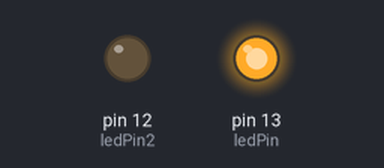
The sketch below on a simulated Arduino Uno, built with avr-gcc and run on an emulated ATmega328P. On the bench: output pins drawn as LEDs (lit = HIGH).

Above: at 0.5 s.
At 2.2 s:
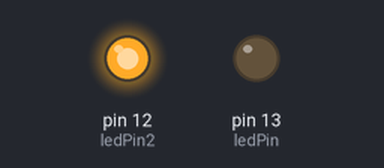
At 4.5 s:
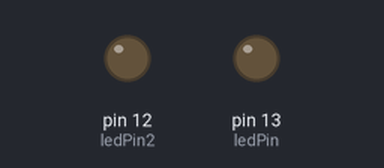
Timing chart, 0 to 6.9 s (numbered marks = the images above):
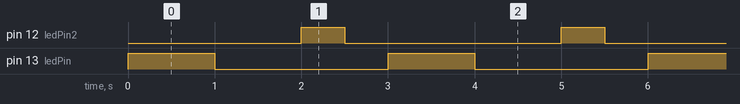

Measured:
- by itself, pin 12 (ledPin2): alternates HIGH for 0.50 s and LOW for 2.5 s
- by itself, pin 13 (ledPin): alternates HIGH for 1.0 s and LOW for 2.0 s
- by itself, everything shown: repeats every 3.0 s, in 4 steps

The sketch:

first.ino
```cpp
//this batch of code makes two leds blink at different time intervals


void setup(){

int ledPin=13;
pinMode(ledPin,OUTPUT);

int ledPin2 = 12;
pinMode(ledPin2, OUTPUT);
}

void loop() {

int ledPin=13;
int ledPin2=12;

digitalWrite(ledPin, HIGH);
delay(1000);
digitalWrite(ledPin, LOW);
delay(1000);

digitalWrite(ledPin2, HIGH);
delay(500);
digitalWrite(ledPin2, LOW);
delay(500);
}
```
